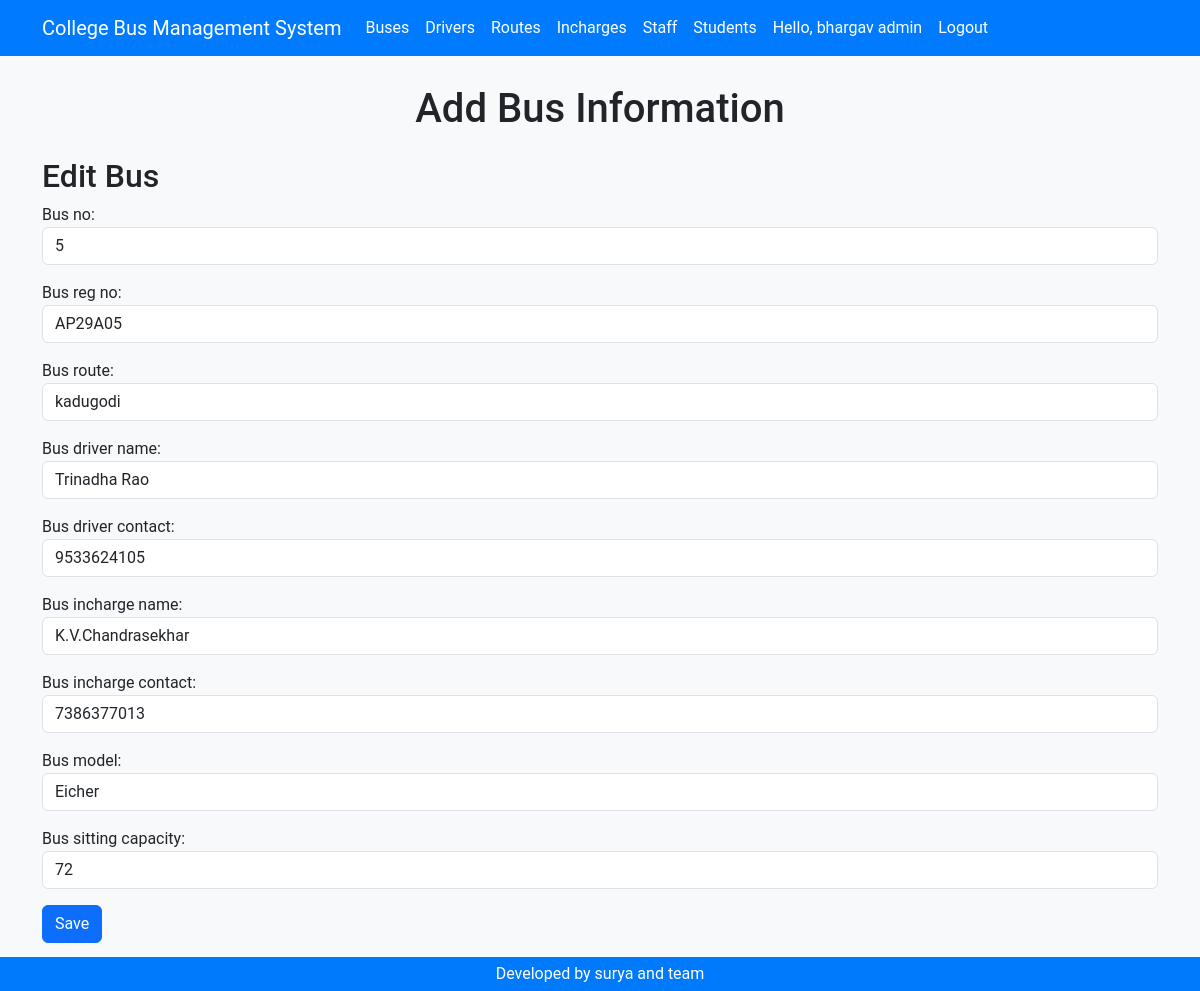
The page /buses/13/update/ (signed in) on the database its author committed.
### accounts/models.py (models this page shows, shortened)
class Profile(models.Model):
    USER_TYPES = (
        ('student', 'Student'),
        ('incharge', 'Incharge'),
        ('driver', 'Driver'),
        ('admin', 'Admin'),
    )
    user = models.OneToOneField(User, on_delete=models.CASCADE)
    user_type = models.CharField(max_length=10, choices=USER_TYPES)

### buses/models.py (models this page shows, shortened)
class Buses(models.Model):
    bus_no = models.PositiveIntegerField()
    bus_reg_no = models.CharField(max_length=50)
    bus_route = models.CharField(max_length=50)
    bus_driver_name = models.CharField(max_length=50)
    bus_driver_contact = models.CharField(max_length=50)
    bus_incharge_name = models.CharField(max_length=50)
    bus_incharge_contact = models.CharField(max_length=50)
    bus_model = models.CharField(max_length=50)
    bus_sitting_capacity = models.PositiveIntegerField()
    created_at = models.DateTimeField(default=datetime.now)

### buses/views.py (the view)
# urls.py: path('<int:pk>/update/', views.bus_update, name='bus_update'),
@login_required
def bus_update(request, pk):
    if not request.user.profile.user_type in ['admin']:
        messages.error(request, 'You do not have admin permission to access this page.')
        return redirect('/buses')  # Redirect to a relevant page
    bus = get_object_or_404(Buses, pk=pk)
    if request.method == 'POST':
        form = BusForm(request.POST, instance=bus)
        if form.is_valid():
            form.save()
            return redirect('bus_list')
    else:
        form = BusForm(instance=bus)
    return render(request, 'buses/bus_form.html', {'form': form})

### accounts/context_processors.py (called while the page is built)
def user_type(request):
    if request.user.is_authenticated:
        try:
            profile = Profile.objects.get(user=request.user)
            return {'user_type': profile.user_type}
        except Profile.DoesNotExist:
            return {'user_type': None}
    return {'user_type': None}

### templates/buses/bus_form.html (shortened to what this page needs)
{% load static %}
<!DOCTYPE html>
<html lang="en">
  <head>
    <link href="{% static 'css/bootstrap.min.css' %}" rel="stylesheet" />
    <link href="{% static 'css/styles.css' %}" rel="stylesheet" />
  </head>
  <body>
    {% include 'header.html' %}
    <div class="container mb-5">
      <h1 class="text-center mb-4">Add Bus Information</h1>
      {% block content %}
        <h2>
          {% if form.instance.pk %}
            Edit Bus
          {% else %}
            Add New Bus
          {% endif %}
        </h2>
        <form method="post">
          {{ form.as_p }}
          <button type="submit" class="btn btn-primary">Save</button>
        </form>
      {% endblock %}
    </div>
    {% include 'footer.html' %}
  </body>
</html>

### templates/header.html (shortened to what this page needs)
<header>
  <div class="header">
    <nav class="navbar navbar-expand-lg fixed-top myNav">
      <div class="container">
        {% if user.is_authenticated %}
          {% if user_type == 'admin' %}
            <a class="navbar-brand ms-auto" href="/accounts/admin/">College Bus Management System</a>
          {% elif user_type == 'driver' %}
            <a class="navbar-brand ms-auto" href="/accounts/driver/">College Bus Management System</a>
          {% elif user_type == 'incharge' %}
            <a class="navbar-brand ms-auto" href="/accounts/incharge/">College Bus Management System</a>
          {% elif user_type == 'student' %}
            <a class="navbar-brand ms-auto" href="/accounts/student/">College Bus Management System</a>
          {% endif %}
        {% else %}
          <a class="navbar-brand ms-auto" href="/accounts/login/">College Bus Management System</a>
        {% endif %}
        <div class="collapse navbar-collapse" id="navbarNav">
          <ul class="navbar-nav">
            <li class="nav-item">
              <a class="nav-link" href="/buses/">Buses</a>
            </li>
            <li class="nav-item">
              <a class="nav-link" href="/drivers/">Drivers</a>
            </li>
            <li class="nav-item">
              <a class="nav-link" href="/routes/">Routes</a>
            </li>
            <li class="nav-item">
              <a class="nav-link" href="/incharges/">Incharges</a>
            </li>
            <li class="nav-item">
              <a class="nav-link" href="/staff/">Staff</a>
            </li>
            <li class="nav-item">
              <a class="nav-link" href="/students/">Students</a>
            </li>
            {% if user.is_authenticated %}
              <li class="nav-item">
                <a class="nav-link" href="#">Hello, {{ user.username }} {{ user_type }}</a>
              </li>
              <li class="nav-item">
                <a class="nav-link" href="/accounts/logout">Logout</a>
              </li>
            {% endif %}
          </ul>
        </div>
      </div>
    </nav>
  </div>
</header>

### static/css/styles.css (style rules this page uses)
body { background-color: #f8f9fa; font-family: 'Roboto', sans-serif; padding-top: 70px; }
.myNav { background-color: #007bff; }
.myNav a { color: #fff; }
.header { display: block; margin-bottom: 15px; }

### rows shown on the page
Profile: user_type "admin"
Buses: bus_no "5", bus_reg_no "AP29A05", bus_route "kadugodi", bus_driver_name "Trinadha Rao", bus_driver_contact "9533624105", bus_incharge_name "K.V.Chandrasekhar", bus_incharge_contact "7386377013", bus_model "Eicher", bus_sitting_capacity "72"

### other values the page prints
{{ user.username }} "bhargav"
